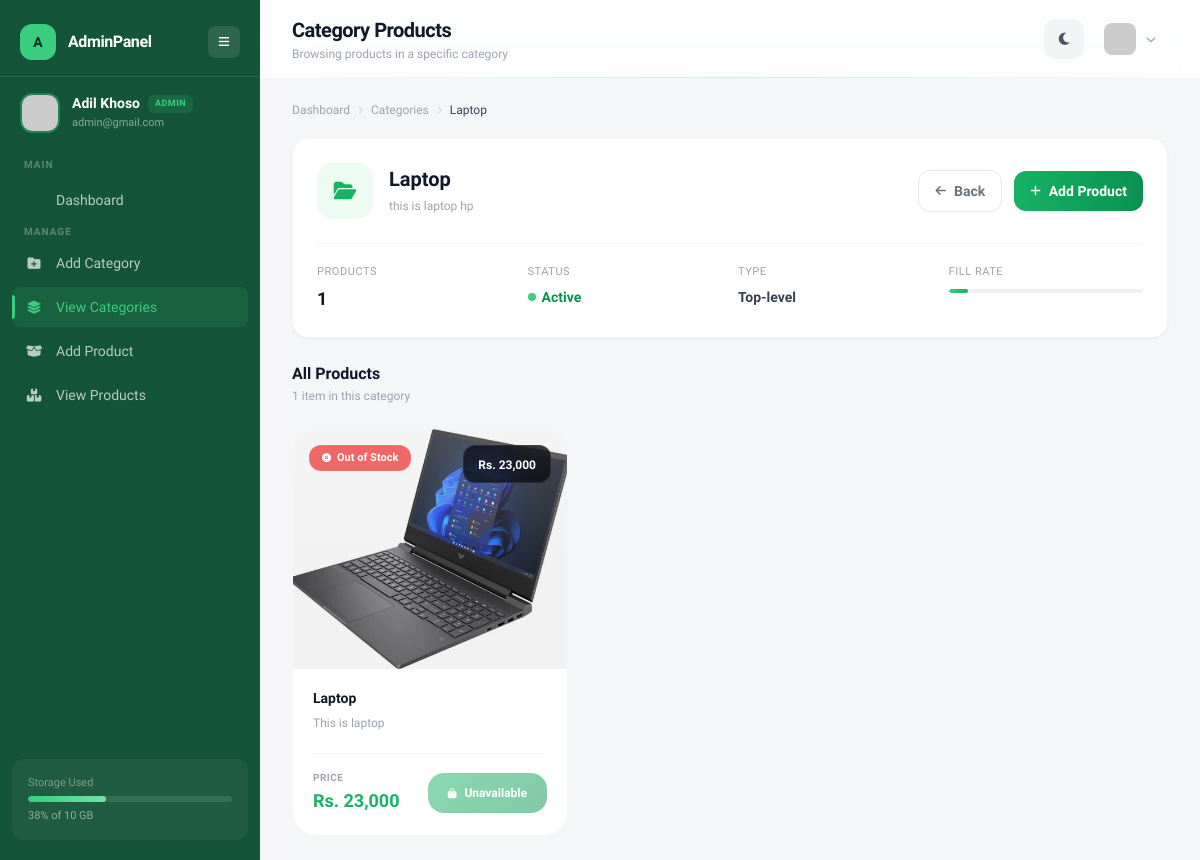
Page /backend/product/category_products.php?cat_id=1 (signed in) on the committed database.
### tables this page shows
CREATE TABLE `users` (
  `id` int(11) NOT NULL,
  `name` varchar(100) DEFAULT NULL,
  `email` varchar(100) DEFAULT NULL,
  `password` varchar(255) DEFAULT NULL,
  `image` varchar(255) DEFAULT NULL,
  `phone` varchar(20) DEFAULT NULL,
  `address` text DEFAULT NULL,
  `role` enum('user','admin') DEFAULT 'user',
  `created_at` timestamp NOT NULL DEFAULT current_timestamp()
);

CREATE TABLE `categories` (
  `id` int(11) NOT NULL,
  `category_name` varchar(100) DEFAULT NULL,
  `parent_id` int(11) DEFAULT NULL,
  `description` text DEFAULT NULL,
  `status` enum('active','inactive') NOT NULL DEFAULT 'active',
  `created_at` timestamp NOT NULL DEFAULT current_timestamp()
);

CREATE TABLE `products` (
  `id` int(11) NOT NULL,
  `category_id` int(11) DEFAULT NULL,
  `product_name` varchar(255) NOT NULL,
  `description` text DEFAULT NULL,
  `price` decimal(10,2) DEFAULT NULL,
  `stock` int(11) NOT NULL DEFAULT 0,
  `image` varchar(255) DEFAULT NULL,
  `created_at` timestamp NOT NULL DEFAULT current_timestamp()
);

### backend/product/category_products.php (the view, shortened to what this page needs)
<?php
include("../config/db.php");
 $uid = $_SESSION['user_id'];
 $user_res = mysqli_query($conn, "SELECT name, email, role FROM users WHERE id = $uid");
 $user = mysqli_fetch_assoc($user_res);
 $user_name = $user['name'] ?? 'Unknown';
 $user_email = $user['email'] ?? '';
 $user_image = 'https://ui-avatars.com/api/?name=' . urlencode($user_name) . '&background=16b364&color=fff&bold=true';
 $user_role = ucfirst($user['role'] ?? 'user');
 $cat_id = intval($_GET['cat_id']);
 $stmt = mysqli_prepare($conn, "SELECT * FROM categories WHERE id = ?");
mysqli_stmt_bind_param($stmt, "i", $cat_id);
mysqli_stmt_execute($stmt);
 $cat_result = mysqli_stmt_get_result($stmt);
 $cat = mysqli_fetch_assoc($cat_result);
 $stmt2 = mysqli_prepare($conn, "SELECT * FROM products WHERE category_id = ? ORDER BY id DESC");
mysqli_stmt_bind_param($stmt2, "i", $cat_id);
mysqli_stmt_execute($stmt2);
 $product_result = mysqli_stmt_get_result($stmt2);
 $product_count = mysqli_num_rows($product_result);
?>
<!DOCTYPE html>
<html lang="en">
<head>
<script src="https://cdn.tailwindcss.com"></script>
<link rel="stylesheet" href="https://cdnjs.cloudflare.com/ajax/libs/font-awesome/6.5.0/css/all.min.css">
</head>
<body class="bg-[#f4f6f8] dark:bg-[#0a0f0d] transition-colors duration-500 min-h-screen">
<aside id="sidebar" class="sidebar-glass fixed left-0 top-0 h-full w-[260px] text-white z-50 transition-all duration-300 flex flex-col">
  <div class="flex items-center justify-between px-5 pt-6 pb-4">
    <div class="flex items-center gap-3">
      <div class="w-9 h-9 rounded-xl bg-brand-400 flex items-center justify-center text-brand-950 font-extrabold text-sm shrink-0">A</div>
      <span class="sidebar-logo-text font-bold text-base tracking-tight transition-all duration-300">AdminPanel</span>
    </div>
    <button onclick="toggleSidebar()" class="w-8 h-8 rounded-lg bg-white/10 hover:bg-white/20 flex items-center justify-center transition text-sm">
      <i class="fa-solid fa-bars text-xs"></i>
    </button>
  </div>
  <div class="px-5 py-4 flex items-center gap-3 border-t border-white/10">
    <img src="<?= $user_image ?>" class="sidebar-avatar w-10 h-10 rounded-xl object-cover border-2 border-brand-400/40 transition-all duration-300 shrink-0" onerror="this.src='https://ui-avatars.com/api/?name=<?= urlencode($user_name) ?>&background=16b364&color=fff&bold=true'">
    <div class="sidebar-text transition-all duration-300">
      <div class="flex items-center gap-2">
        <p class="text-sm font-semibold leading-tight"><?= htmlspecialchars($user_name) ?></p>
        <span class="role-badge <?= $user_role === 'Admin' ? 'role-admin' : 'role-user' ?>"><?= $user_role ?></span>
      </div>
      <p class="text-[11px] text-white/50 mt-0.5"><?= htmlspecialchars($user_email) ?></p>
    </div>
  </div>
  <nav class="flex-1 mt-2 px-3 space-y-1 overflow-y-auto">
    <p class="sidebar-text text-[10px] uppercase tracking-widest text-white/30 font-semibold px-3 mb-2 transition-all duration-300">Main</p>
    <a href="../dashboard.php" class="nav-link flex items-center gap-3 px-3 py-2.5 rounded-lg text-sm font-medium text-white/70 hover:text-white">
      <span class="sidebar-text transition-all duration-300">Dashboard</span>
    </a>
    <p class="sidebar-text text-[10px] uppercase tracking-widest text-white/30 font-semibold px-3 mt-5 mb-2 transition-all duration-300">Manage</p>
    <a href="../category/add.php" class="nav-link flex items-center gap-3 px-3 py-2.5 rounded-lg text-sm font-medium text-white/70 hover:text-white">
      <i class="fa-solid fa-folder-plus w-5 text-center text-[13px]"></i>
      <span class="sidebar-text transition-all duration-300">Add Category</span>
    </a>
    <a href="../category/view.php" class="nav-link active flex items-center gap-3 px-3 py-2.5 rounded-lg text-sm font-medium">
      <i class="fa-solid fa-layer-group w-5 text-center text-[13px]"></i>
      <span class="sidebar-text transition-all duration-300">View Categories</span>
    </a>
    <a href="add.php" class="nav-link flex items-center gap-3 px-3 py-2.5 rounded-lg text-sm font-medium text-white/70 hover:text-white">
      <i class="fa-solid fa-box-open w-5 text-center text-[13px]"></i>
      <span class="sidebar-text transition-all duration-300">Add Product</span>
    </a>
    <a href="view.php" class="nav-link flex items-center gap-3 px-3 py-2.5 rounded-lg text-sm font-medium text-white/70 hover:text-white">
      <i class="fa-solid fa-boxes-stacked w-5 text-center text-[13px]"></i>
      <span class="sidebar-text transition-all duration-300">View Products</span>
    </a>
  </nav>
  <div class="px-3 pb-5">
    <div class="sidebar-text bg-white/5 rounded-xl p-4 transition-all duration-300">
      <p class="text-[11px] text-white/40 mb-1">Storage Used</p>
      <div class="w-full h-1.5 bg-white/10 rounded-full overflow-hidden">
        <div class="h-full w-[38%] bg-gradient-to-r from-brand-400 to-brand-300 rounded-full"></div>
      </div>
      <p class="text-[11px] text-white/50 mt-1.5">38% of 10 GB</p>
    </div>
  </div>
</aside>
<main id="main" class="ml-[260px] min-h-screen transition-all duration-300">
  <header class="topbar-line sticky top-0 z-40 bg-white/80 dark:bg-[#0d1410]/80 backdrop-blur-xl px-8 py-4 flex justify-between items-center">
    <div>
      <h1 class="text-xl font-bold text-gray-900 dark:text-white tracking-tight">Category Products</h1>
      <p class="text-xs text-gray-400 mt-0.5">Browsing products in a specific category</p>
    </div>
    <div class="flex items-center gap-3">
      <button onclick="toggleDark()" id="darkBtn" class="w-10 h-10 rounded-xl bg-gray-100 dark:bg-white/5 hover:bg-gray-200 dark:hover:bg-white/10 flex items-center justify-center transition text-gray-600 dark:text-white/70">
        <i class="fa-solid fa-moon text-sm"></i>
      </button>
      <div class="relative">
        <button onclick="toggleMenu()" class="flex items-center gap-2.5 pl-2 pr-3 py-1.5 rounded-xl hover:bg-gray-100 dark:hover:bg-white/5 transition">
          <img src="<?= $user_image ?>" class="w-8 h-8 rounded-lg object-cover" onerror="this.src='https://ui-avatars.com/api/?name=<?= urlencode($user_name) ?>&background=16b364&color=fff&bold=true'">
          <i class="fa-solid fa-chevron-down text-[10px] text-gray-400"></i>
        </button>
      </div>
    </div>
  </header>
  <div class="px-8 py-6">
    <div class="flex items-center gap-2 text-xs text-gray-400 mb-5 fade-up">
      <a href="../dashboard.php" class="hover:text-brand-500 transition">Dashboard</a>
      <i class="fa-solid fa-chevron-right text-[8px] text-gray-300 dark:text-gray-700"></i>
      <a href="../category/view.php" class="hover:text-brand-500 transition">Categories</a>
      <i class="fa-solid fa-chevron-right text-[8px] text-gray-300 dark:text-gray-700"></i>
      <span class="text-gray-700 dark:text-white font-medium"><?= htmlspecialchars($cat['category_name']) ?></span>
    </div>
    <div class="fade-up bg-white dark:bg-[#131a16] rounded-2xl border border-gray-100 dark:border-white/5 shadow-sm p-6 mb-6">
      <div class="flex flex-col sm:flex-row items-start sm:items-center justify-between gap-4">
        <div class="flex items-center gap-4">
          <div class="cat-badge w-14 h-14 rounded-2xl bg-brand-50 dark:bg-brand-950 flex items-center justify-center shrink-0">
            <i class="fa-solid fa-folder-open text-brand-500 text-xl"></i>
          </div>
          <div>
            <h2 class="text-xl font-extrabold text-gray-900 dark:text-white"><?= htmlspecialchars($cat['category_name']) ?></h2>
            <p class="text-xs text-gray-400 mt-1 max-w-md leading-relaxed"><?= htmlspecialchars($cat['description'] ?? 'No description provided.') ?></p>
          </div>
        </div>
        <div class="flex items-center gap-3 shrink-0">
          <a href="../category/view.php" class="inline-flex items-center gap-2 text-sm font-semibold text-gray-500 dark:text-white/50 hover:text-gray-700 dark:hover:text-white/80 px-4 py-2.5 rounded-xl border border-gray-200 dark:border-white/10 hover:bg-gray-50 dark:hover:bg-white/[0.03] transition">
            <i class="fa-solid fa-arrow-left text-xs"></i> Back
          </a>
          <a href="add.php" class="inline-flex items-center gap-2 bg-gradient-to-r from-brand-500 to-brand-600 hover:from-brand-600 hover:to-brand-700 text-white text-sm font-semibold px-4 py-2.5 rounded-xl transition hover:-translate-y-0.5 hover:shadow-lg hover:shadow-brand-500/20">
            <i class="fa-solid fa-plus text-xs"></i> Add Product
          </a>
        </div>
      </div>
      <div class="grid grid-cols-2 sm:grid-cols-4 gap-4 mt-6 pt-5 border-t border-gray-100 dark:border-white/5">
        <div>
          <p class="text-[11px] text-gray-400 uppercase tracking-wider font-medium">Products</p>
          <p class="text-lg font-extrabold text-gray-900 dark:text-white mt-1"><?= $product_count ?></p>
        </div>
        <div>
          <p class="text-[11px] text-gray-400 uppercase tracking-wider font-medium">Status</p>
          <p class="text-sm font-semibold mt-1.5 flex items-center gap-1.5">
            <span class="w-2 h-2 rounded-full <?= ($cat['status'] ?? 'active') === 'active' ? 'bg-brand-400' : 'bg-red-400' ?>"></span>
            <span class="<?= ($cat['status'] ?? 'active') === 'active' ? 'text-brand-600 dark:text-brand-400' : 'text-red-600 dark:text-red-400' ?>"><?= ucfirst($cat['status'] ?? 'active') ?></span>
          </p>
        </div>
        <div>
          <p class="text-[11px] text-gray-400 uppercase tracking-wider font-medium">Type</p>
          <p class="text-sm font-semibold text-gray-700 dark:text-white/70 mt-1.5"><?= !empty($cat['parent_id']) ? 'Sub-category' : 'Top-level' ?></p>
        </div>
        <div>
          <p class="text-[11px] text-gray-400 uppercase tracking-wider font-medium">Fill Rate</p>
          <div class="mt-2">
            <?php $barWidth = $product_count > 0 ? min(100, $product_count * 10) : 0; ?>
            <div class="stat-bar"><div class="stat-bar-fill" style="width:<?= $barWidth ?>%"></div></div>
          </div>
        </div>
      </div>
    </div>
    <div class="flex items-center justify-between mb-6 fade-up" style="animation-delay:0.08s">
      <div>
        <h3 class="text-base font-bold text-gray-900 dark:text-white">All Products</h3>
        <p class="text-xs text-gray-400 mt-0.5"><?= $product_count ?> item<?= $product_count !== 1 ? 's' : '' ?> in this category</p>
      </div>
    </div>
    <?php if ($product_count > 0) { ?>
    <div class="grid grid-cols-1 sm:grid-cols-2 lg:grid-cols-3 xl:grid-cols-4 gap-6">
      <?php
        $delay = 0.1;
        while ($product = mysqli_fetch_assoc($product_result)) {
          $imgPath = "../uploads/" . $product['image'];
          $stock = intval($product['stock'] ?? 0);
          $inStock = $stock > 0;
      ?>
      <div class="prod-card fade-up" style="animation-delay:<?= $delay ?>s">
        <div class="prod-img-wrap">
          <img src="<?= $imgPath ?>" alt="<?= htmlspecialchars($product['product_name']) ?>" onerror="this.src='https://picsum.photos/seed/<?= $product['id'] ?>/500/500.jpg'">
          <div class="stock-badge px-3 py-1 rounded-xl flex items-center gap-1.5 text-[11px] font-bold
            <?= $inStock
              ? 'bg-black/40 text-white/90'
              : 'bg-red-500/80 text-white' ?>">
            <i class="fa-solid <?= $inStock ? 'fa-check-circle' : 'fa-xmark-circle' ?> text-[9px]"></i>
            <?= $inStock ? 'In Stock (' . $stock . ')' : 'Out of Stock' ?>
          </div>
          <div class="price-tag">
            <span class="text-xs font-extrabold text-white">Rs. <?= number_format($product['price'], 0) ?></span>
          </div>
        </div>
        <div class="p-5 relative z-10">
          <h4 class="text-sm font-bold text-gray-900 dark:text-white leading-snug line-clamp-1"><?= htmlspecialchars($product['product_name']) ?></h4>
          <p class="text-xs text-gray-400 mt-1.5 leading-relaxed line-clamp-2">
            <?= htmlspecialchars($product['description'] ?? 'Premium quality product with exceptional performance.') ?>
          </p>
          <div class="flex items-center justify-between mt-5 pt-4 border-t border-gray-100 dark:border-white/5">
            <div>
              <p class="text-[10px] text-gray-400 uppercase tracking-wider font-semibold">Price</p>
              <p class="text-lg font-extrabold text-brand-500 mt-0.5">Rs. <?= number_format($product['price'], 0) ?></p>
            </div>
            <button class="btn-cart text-white text-xs font-bold px-5 py-3 rounded-2xl flex items-center gap-2 <?= !$inStock ? 'opacity-50 cursor-not-allowed' : '' ?>">
              <i class="fa-solid fa-bag-shopping text-[10px]"></i>
              <?= $inStock ? 'Add to Cart' : 'Unavailable' ?>
            </button>
          </div>
        </div>
      </div>
      <?php
          $delay += 0.06;
        }
      ?>
    </div>
    <?php } ?>
  </div>
</main>
</body>
</html>

### rows in the picture
users: name "Adil Khoso", role "ADMIN", email "admin@gmail.com"
categories: category_name "Laptop", description "this is laptop hp", status "Active"
products: image (picture), stock 0 (drawn), price "23,000", product_name "Laptop", description "This is laptop"

### other values in the picture
$product_count "1"
